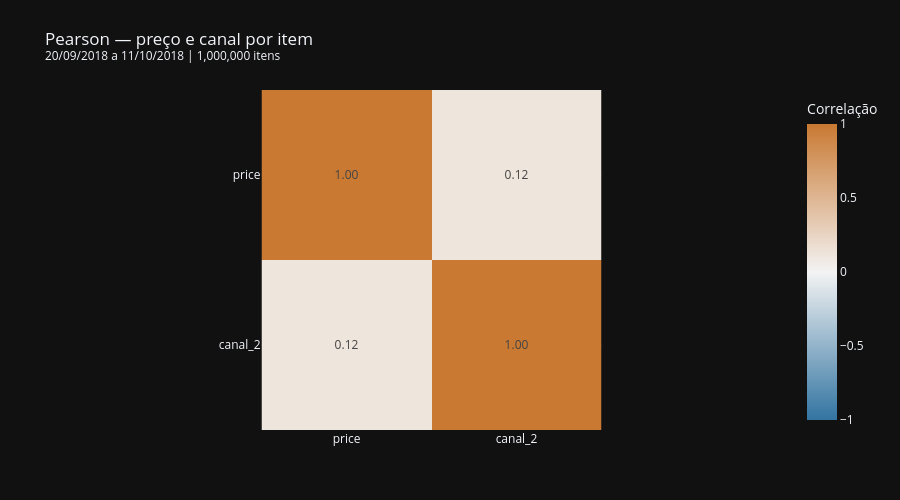
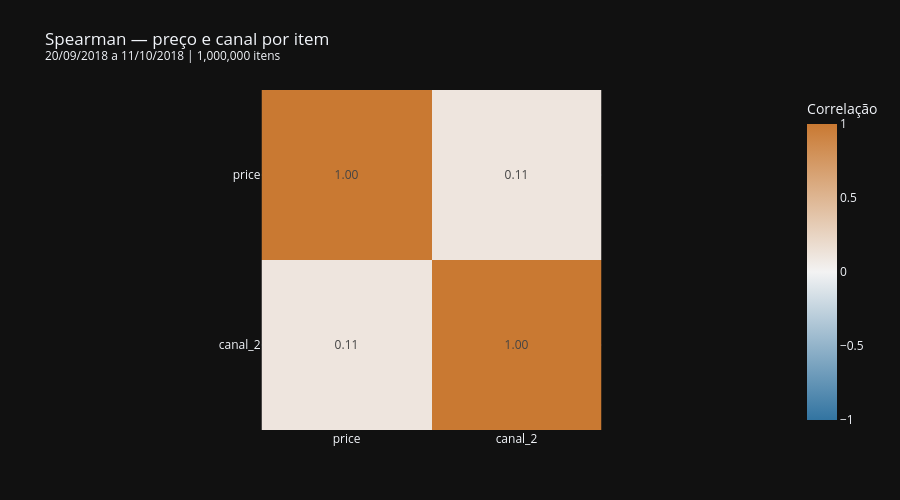

Here is the notebook cell these charts were saved with, in order:
### Markdown cell above
### Pearson e Spearman por item vendido
Cada linha tem o mesmo peso; clientes com mais itens aparecem mais vezes. Sinal positivo entre `price` e `canal_2` indica associação com preços maiores no canal 2; sinal negativo, com preços menores. Isso pode refletir diferenças nos produtos vendidos, não um efeito do canal.

A escala de cores é fixa de -1 a 1 nas quatro matrizes. Células vazias/`NaN` indicam correlação indefinida (por exemplo, coluna constante ou menos de três observações), não correlação zero. O mínimo de três apenas evita pares insuficientes; não garante evidência estatística.

### Code cell
corr_pearson = df_analise[['price', 'canal_2']].corr(method='pearson', min_periods=3)
corr_spearman = df_analise[['price', 'canal_2']].corr(method='spearman', min_periods=3)

for metodo, matriz in [('Pearson', corr_pearson), ('Spearman', corr_spearman)]:
    fig = px.imshow(
        matriz,
        text_auto='.2f',
        zmin=-1,
        zmax=1,
        color_continuous_scale=['#3274A1', '#F3F3F3', '#C97932'],
        labels={'color': 'Correlação'},
        title=f'{metodo} — preço e canal por item<br><sup>{periodo} | {len(df_analise):,} itens</sup>'
    )
    fig.update_layout(height=500, margin=dict(t=90, b=70))
    fig.show()

### Figure 1 — Plotly figure (JSON) as saved in the notebook; plotly's stock layout.template omitted (floating-point values rounded to 4 significant figures)
{"data": [{"coloraxis": "coloraxis", "hovertemplate": "x: %{x}<br>y: %{y}<br>Correlação: %{z}<extra></extra>", "name": "0", "texttemplate": "%{z:.2f}", "type": "heatmap", "x": ["price", "canal_2"], "xaxis": "x", "y": ["price", "canal_2"], "yaxis": "y", "z": [[1.0, 0.1156], [0.1156, 1.0]]}], "layout": {"coloraxis": {"cmax": 1, "cmin": -1, "colorbar": {"title": {"text": "Correlação"}}, "colorscale": [[0, "#3274A1"], [0.5, "#F3F3F3"], [1, "#C97932"]]}, "height": 500, "margin": {"b": 70, "t": 90}, "title": {"text": "Pearson — preço e canal por item<br><sup>20/09/2018 a 11/10/2018 | 1,000,000 itens</sup>"}, "xaxis": {"anchor": "y", "constrain": "domain", "domain": [0, 1], "scaleanchor": "y"}, "yaxis": {"anchor": "x", "autorange": "reversed", "constrain": "domain", "domain": [0, 1]}}}

### Figure 2 — Plotly figure (JSON) as saved in the notebook; plotly's stock layout.template omitted (floating-point values rounded to 4 significant figures)
{"data": [{"coloraxis": "coloraxis", "hovertemplate": "x: %{x}<br>y: %{y}<br>Correlação: %{z}<extra></extra>", "name": "0", "texttemplate": "%{z:.2f}", "type": "heatmap", "x": ["price", "canal_2"], "xaxis": "x", "y": ["price", "canal_2"], "yaxis": "y", "z": [[1.0, 0.1109], [0.1109, 1.0]]}], "layout": {"coloraxis": {"cmax": 1, "cmin": -1, "colorbar": {"title": {"text": "Correlação"}}, "colorscale": [[0, "#3274A1"], [0.5, "#F3F3F3"], [1, "#C97932"]]}, "height": 500, "margin": {"b": 70, "t": 90}, "title": {"text": "Spearman — preço e canal por item<br><sup>20/09/2018 a 11/10/2018 | 1,000,000 itens</sup>"}, "xaxis": {"anchor": "y", "constrain": "domain", "domain": [0, 1], "scaleanchor": "y"}, "yaxis": {"anchor": "x", "autorange": "reversed", "constrain": "domain", "domain": [0, 1]}}}
